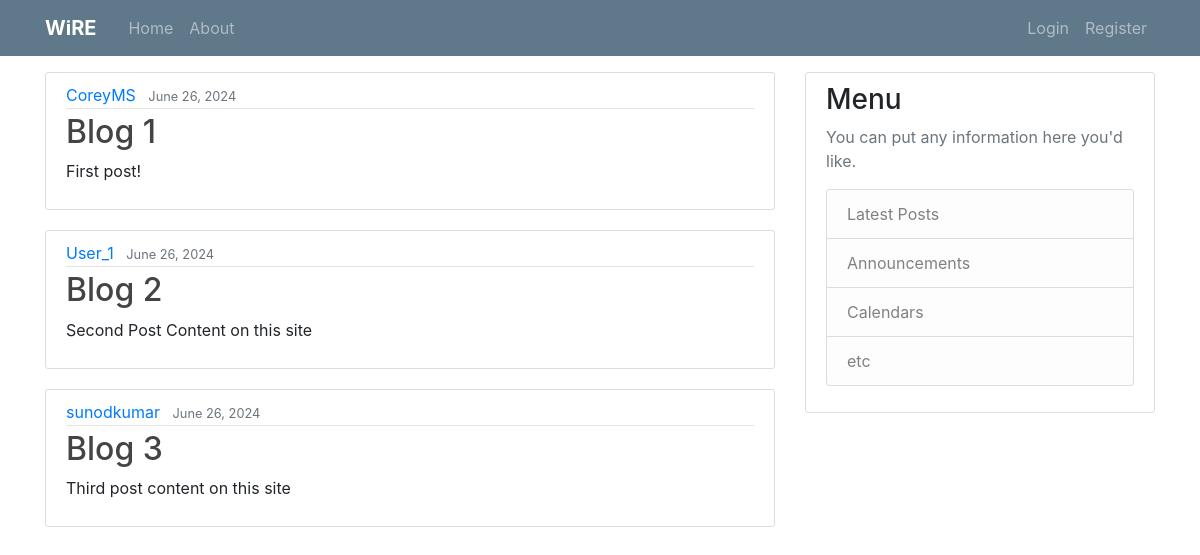
The page / on the database its author committed.
### wireium/models.py (models this page shows, shortened)
class post(models.Model):
    title = models.CharField(max_length=100)
    content = models.TextField()
    date_posted = models.DateTimeField(default=timezone.now)
    author = models.ForeignKey(User, on_delete=models.CASCADE)

### wireium/views.py (the view)
# urls.py: 2. Add a URL to urlpatterns:  path('', views.home, name='home')
def home(request):
    context ={"posting": post.objects.all()}
    return render(request, "wireium/home.html", context)

### wireium/templates/wireium/home.html
{% extends "wireium/base_2.html" %}
{% block content %}
<br><br><br>
    {% for post in posting %}
        <article class="media content-section">
          <div class="media-body">
            <div class="article-metadata">
              <a class="mr-2" href="#">{{ post.author }}</a>
              <small class="text-muted">{{ post.date_posted|date:"F d, Y" }}</small>
            </div>
            <h2><a class="article-title" href="#">{{ post.title }}</a></h2>
            <p class="article-content">{{ post.content }}</p>
          </div>
        </article>
    {% endfor %}
{% endblock content %}

### wireium/templates/wireium/base_2.html (shortened to what this page needs)
{% load static %}
<!DOCTYPE html>
<html lang="en">
<head>
    <link rel="stylesheet" type="text/css" href="{% static 'wireium/main_2.css' %}">
    <link rel="stylesheet" href="https://cdn.jsdelivr.net/npm/bootstrap@4.0.0/dist/css/bootstrap.min.css"
>
</head>
<body>
    <header class="site-header">
        <nav class="navbar navbar-expand-md navbar-dark bg-steel fixed-top">
            <div class="container">
                <a class="navbar-brand mr-4" href="{% url 'wireium-home' %}"><b>WiRE</b></a>
                <div class="collapse navbar-collapse" id="navbarToggle">
                    <div class="navbar-nav mr-auto">
                        <a class="nav-item nav-link" href="{% url 'wireium-home' %}">Home</a>
                        <a class="nav-item nav-link" href="{% url 'wireium-about' %}">About</a>
                    </div>
                    <div class="navbar-nav">
                        <a class="nav-item nav-link" href="#">Login</a>
                        <a class="nav-item nav-link" href="{% url 'register' %}">Register</a>
                    </div>
                </div>
            </div>
        </nav>
    </header>
    <main role="main" class="container">
        <div class="row">
            <div class="col-md-8">
                {% block content %}{% endblock %}
            </div>
            <div class="col-md-4">
                <br><br><br>
                <div class="content-section">
                    <h3>Menu</h3>
                    <p class='text-muted'>You can put any information here you'd like.
                    <ul class="list-group">
                        <li class="list-group-item list-group-item-light">Latest Posts</li>
                        <li class="list-group-item list-group-item-light">Announcements</li>
                        <li class="list-group-item list-group-item-light">Calendars</li>
                        <li class="list-group-item list-group-item-light">etc</li>
                    </ul>
                    </p>
                </div>
            </div>
        </div>
    </main>
</body>
</html>

### wireium/static/wireium/main_2.css (style rules this page uses)
body { background: #fafafa; color: #333333; margin-top: 5rem; }
h1, h2, h3, h4, h5, h6 { color: #444444; }
ul { margin: 0; }
.bg-steel { background-color: #5f788a; }
.site-header .navbar-nav .nav-link { color: #cbd5db; }
.content-section { background: #ffffff; padding: 10px 20px; border: 1px solid #dddddd; border-radius: 3px; margin-bottom: 20px; }
.article-title { color: #444444; }
.article-content { white-space: pre-line; }
.article-metadata { padding-bottom: 1px; margin-bottom: 4px; border-bottom: 1px solid #e3e3e3 }

### rows shown on the page
post: author "CoreyMS", date_posted "June 26, 2024", title "Blog 1", content "First post!"
post: author "User_1", date_posted "June 26, 2024", title "Blog 2", content "Second Post Content on this site"
post: author "sunodkumar", date_posted "June 26, 2024", title "Blog 3", content "Third post content on this site"
